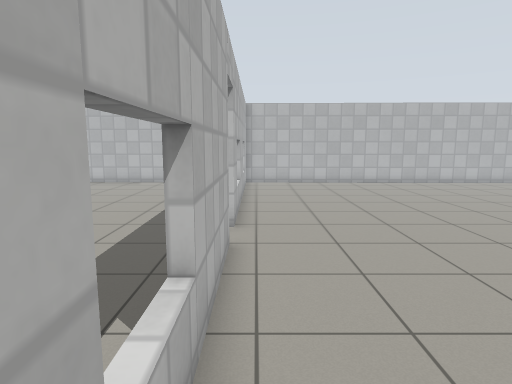
view 1 (above)

20 first-person views from a walk through a world built for the Gazebo simulator. The camera is 1.2 m above the floor, tilts 8° down and sees 75° across. The floor is counted in squares, 0.5 m on a side. Each view is taken from the middle of a square. On the plan, view 1 faces up. The plan holds only what a view shows up to about 19 squares ahead; the rest is blank. The place goes on beyond the plan. Gazebo's built-in surfaces are drawn with simple patterns.

view 2
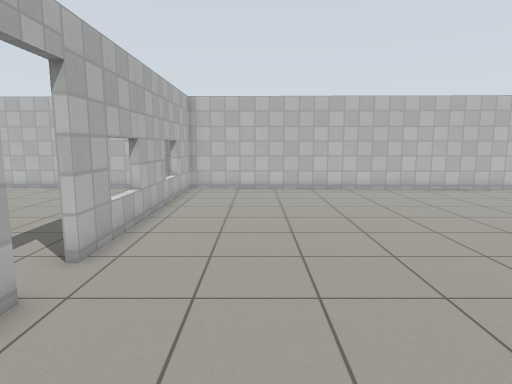

view 3
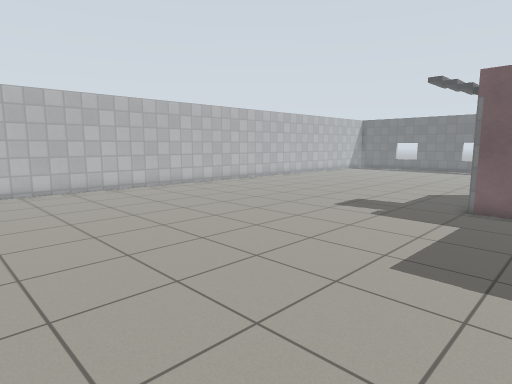

view 4
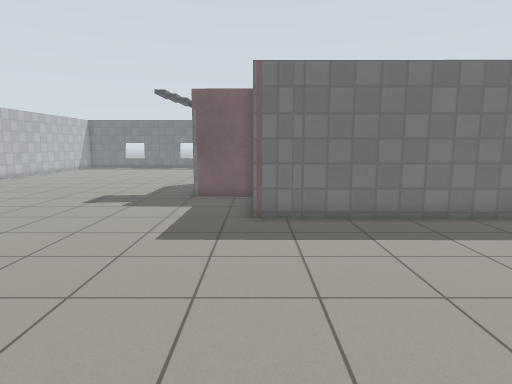

view 5
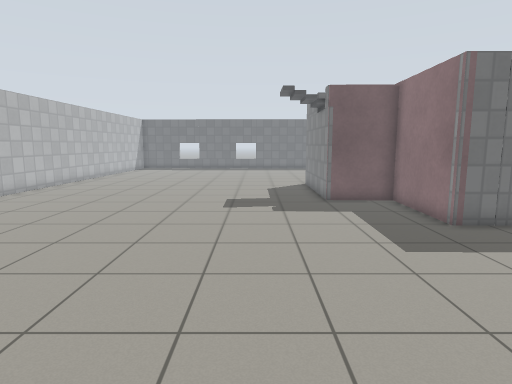

view 6
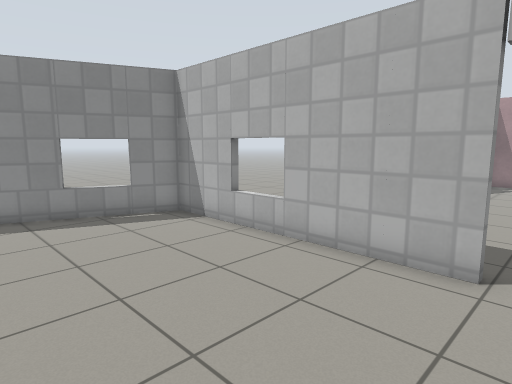

view 7
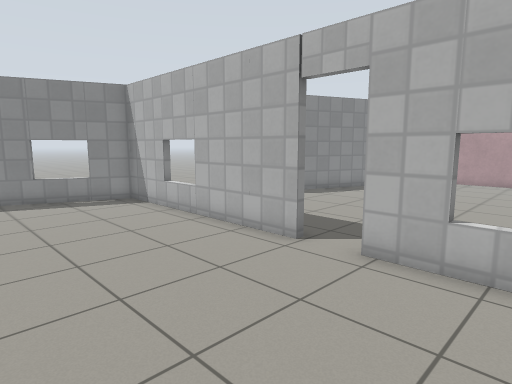

view 8
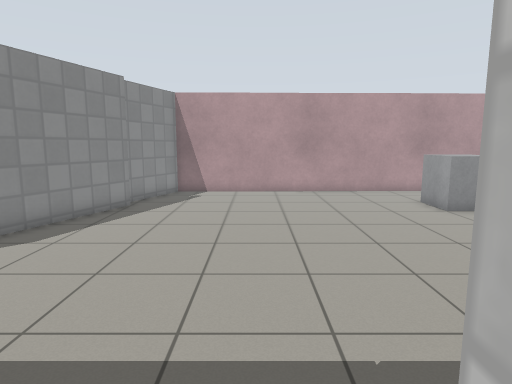

view 9
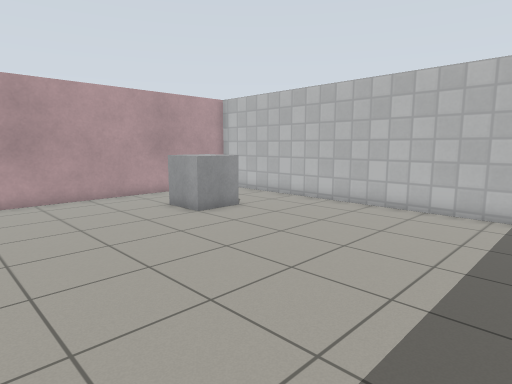

view 10
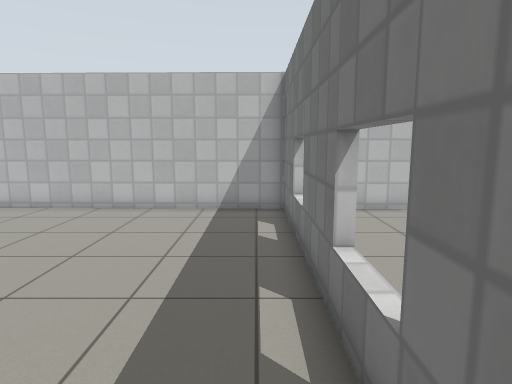

view 11
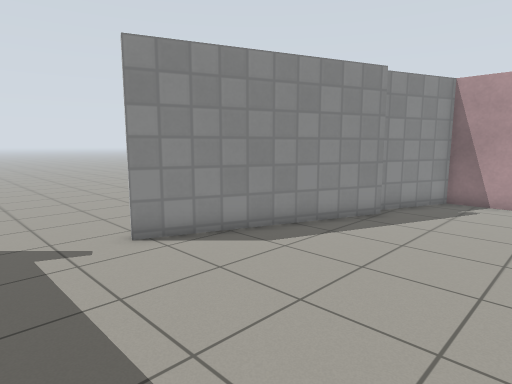

view 12
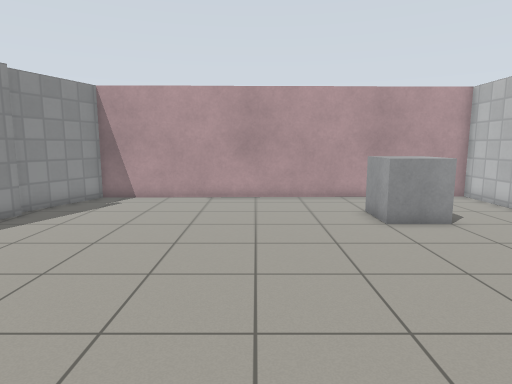

view 13
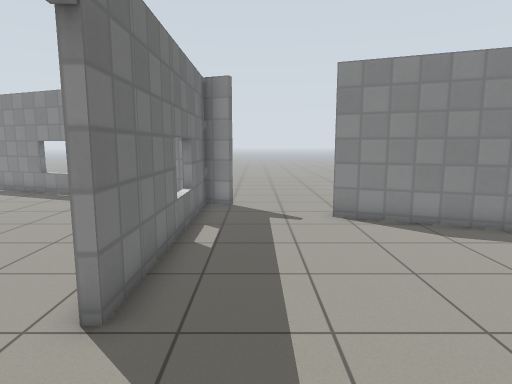

view 14
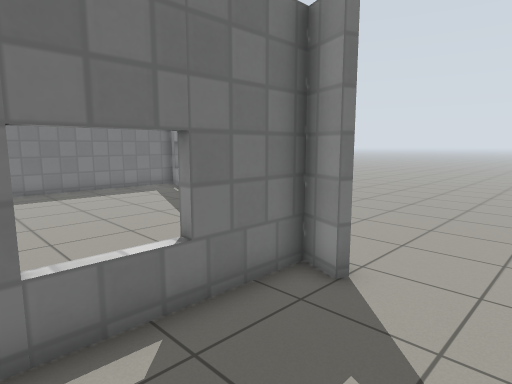

view 15
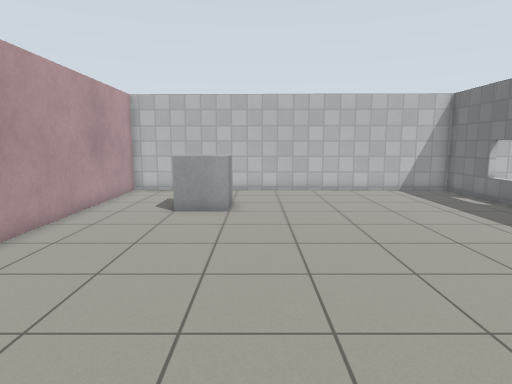

view 16
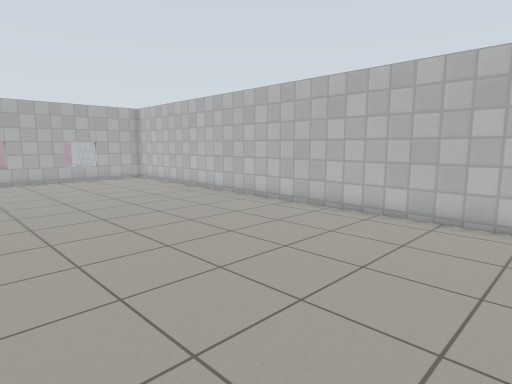

view 17
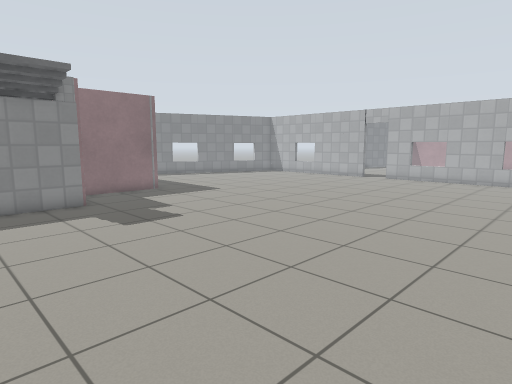

view 18
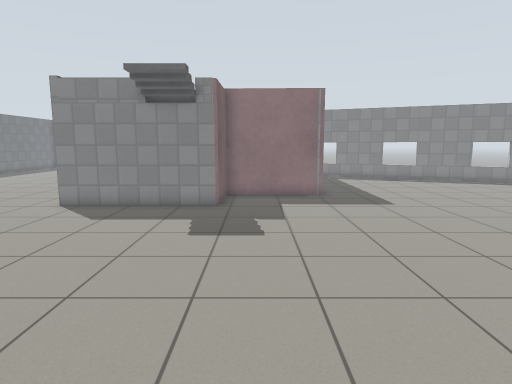

view 19
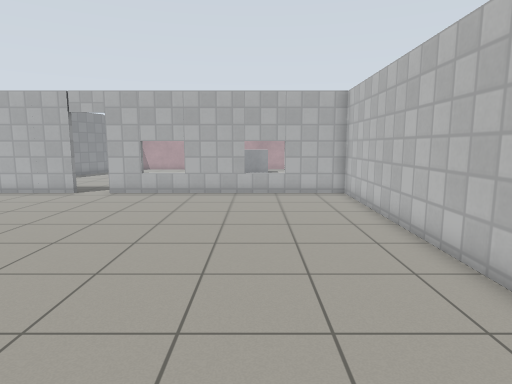

view 20
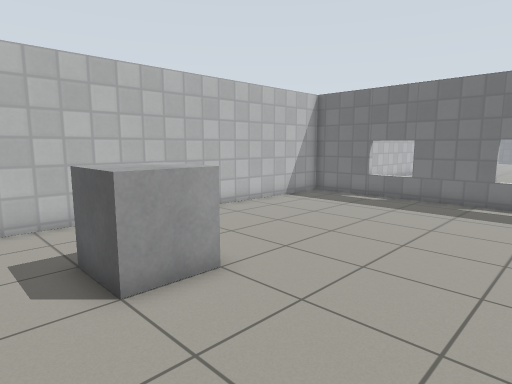

### Floor plan
Key: @ floor where view 1 was taken; # wall or solid block; x gap in a wall; . floor; D open door; = window, fence, low wall or low ledge; O other object.
Columns run from 18 left of view 1 to 23 right of it. Each row starts with its distance up from view 1.
 22 ######################
 21 #..............  #########################
 20 # ...............#........................
 19 # ...............#........................
 18 ##..OOO..........=........................
 17 ##..OOO..........=........................
 16 ##..OOO..........#........................
 15 ##...............#........................
 14 ##...............#........................
 13  #...............=........................
 12  #...............=........................
 11  #...............#........................
 10  #...............#........................
  9  #...............D........................
  8  #...............D........................
  7  #...............#........................
  6  #...............#..................##O=##
  5  ##..............#..................#= =#
  4   ####...........#..................#= =
  3      ####........=..............#####=
  2         ####.....=..............#
  1            ##....#..............#
  0             .....#@.............#
 -1             ....##..............#
 -2            ......###............#
 -3            ....... x=##.........#

Where each view was taken, in squares from view 1:
view 1: 0 up, 0 right, facing up
view 2: 3 up, 3 right, facing up
view 3: 3 up, 5 right, facing up-right
view 4: 3 up, 3 right, facing right
view 5: 9 up, 4 right, facing right
view 6: 9 up, 6 right, facing down-left
view 7: 13 up, 6 right, facing down-left
view 8: 9 up, 0 right, facing left
view 9: 9 up, 2 left, facing up-left
view 10: 9 up, 2 left, facing up
view 11: 9 up, 2 left, facing down-left
view 12: 12 up, 2 left, facing left
view 13: 12 up, 3 left, facing down
view 14: 4 up, 5 left, facing down-right
view 15: 4 up, 11 left, facing up
view 16: 10 up, 23 right, facing up-left
view 17: 20 up, 23 right, facing down-left
view 18: 19 up, 17 right, facing down
view 19: 17 up, 16 right, facing left
view 20: 11 up, 16 left, facing up-right
